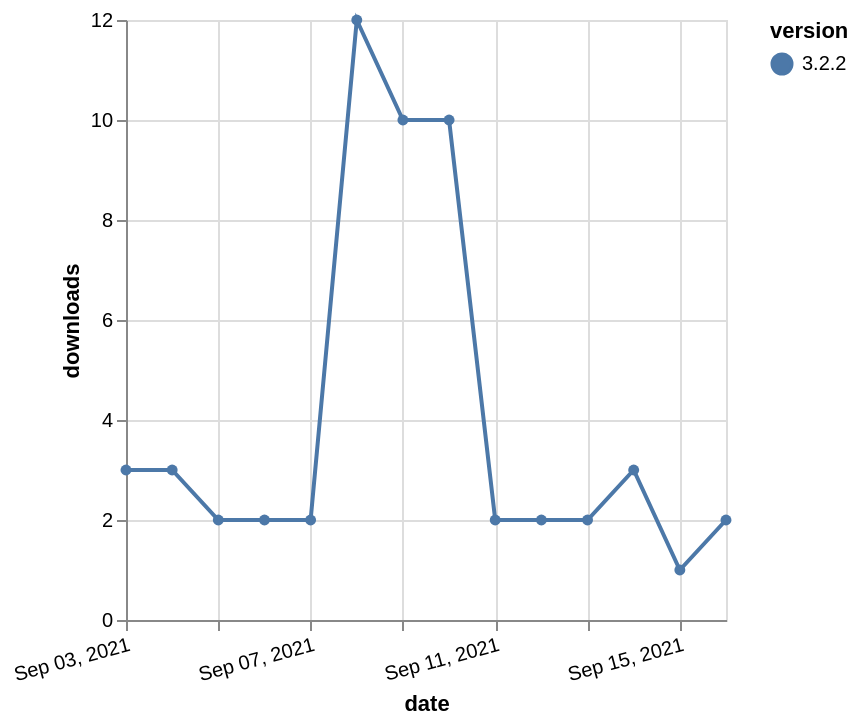

Express this chart as Vega-Lite.
### Vega-Lite specification from a JSON file in a GitHub repository (floating-point values rounded to 4 significant figures)
{"$schema": "https://vega.github.io/schema/vega-lite/v5.json", "description": "A simple bar chart with embedded data.", "data": {"values": [{"date": "2021-09-03", "total": 7333, "delta": 3, "version": "3.2.2"}, {"date": "2021-09-04", "total": 7336, "delta": 3, "version": "3.2.2"}, {"date": "2021-09-05", "total": 7338, "delta": 2, "version": "3.2.2"}, {"date": "2021-09-06", "total": 7340, "delta": 2, "version": "3.2.2"}, {"date": "2021-09-07", "total": 7342, "delta": 2, "version": "3.2.2"}, {"date": "2021-09-08", "total": 7354, "delta": 12, "version": "3.2.2"}, {"date": "2021-09-09", "total": 7364, "delta": 10, "version": "3.2.2"}, {"date": "2021-09-10", "total": 7374, "delta": 10, "version": "3.2.2"}, {"date": "2021-09-11", "total": 7376, "delta": 2, "version": "3.2.2"}, {"date": "2021-09-12", "total": 7378, "delta": 2, "version": "3.2.2"}, {"date": "2021-09-13", "total": 7380, "delta": 2, "version": "3.2.2"}, {"date": "2021-09-14", "total": 7383, "delta": 3, "version": "3.2.2"}, {"date": "2021-09-15", "total": 7384, "delta": 1, "version": "3.2.2"}, {"date": "2021-09-16", "total": 7386, "delta": 2, "version": "3.2.2"}]}, "width": "container", "mark": {"type": "line", "point": {"filled": true}}, "encoding": {"x": {"field": "date", "type": "temporal", "timeUnit": "yearmonthdate", "title": "date", "axis": {"labelAngle": -15}}, "y": {"field": "delta", "type": "quantitative", "title": "downloads"}, "color": {"field": "version", "type": "nominal"}, "tooltip": {"field": "delta"}}}
